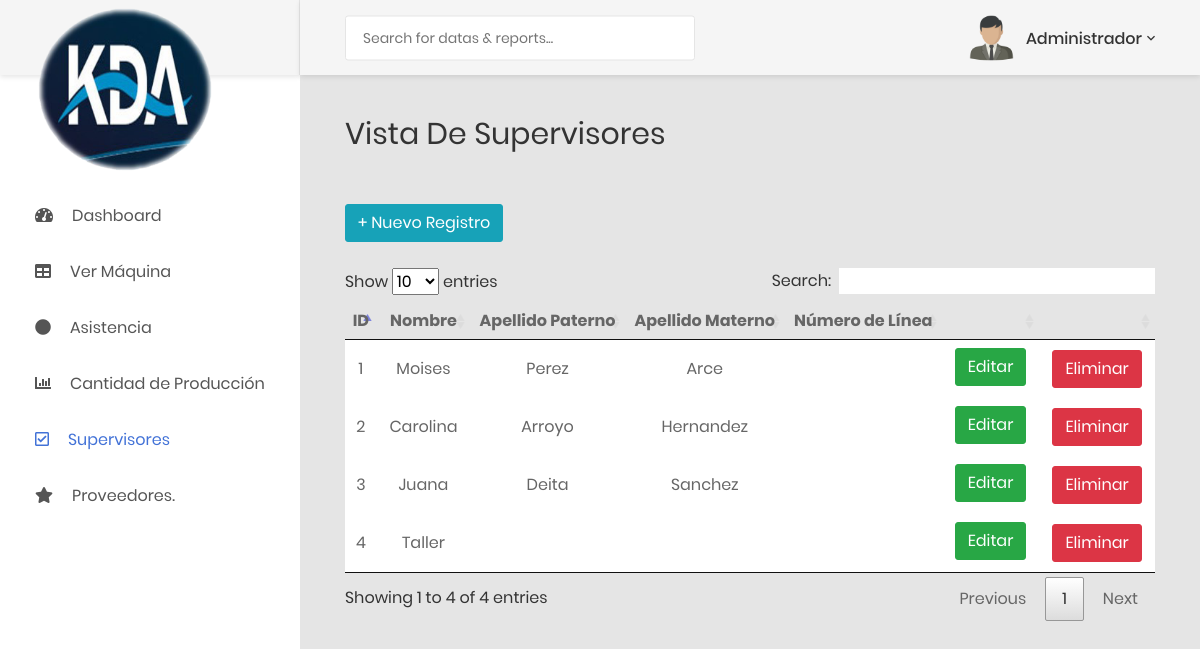
Page /panel/ver_supervisor.php (signed in) on the committed database.
### tables this page shows
CREATE TABLE `supervisor` (
  `id_supervisor` int(11) NOT NULL,
  `Nombre` varchar(45) NOT NULL,
  `ap_paterno` varchar(45) DEFAULT NULL,
  `ap_materno` varchar(45) DEFAULT NULL,
  `hrs_trabajadas` varchar(65) NOT NULL
);

### panel/ver_supervisor.php (the view, shortened to what this page needs)
<?php
	include('conexion.php');
?>
<!DOCTYPE html>
<html lang="en">
<head>
    <link href="../css/font-face.css" rel="stylesheet" media="all">
    <link href="../vendor/font-awesome-4.7/css/font-awesome.min.css" rel="stylesheet" media="all">
    <link href="../vendor/font-awesome-5/css/fontawesome-all.min.css" rel="stylesheet" media="all">
    <link href="../vendor/mdi-font/css/material-design-iconic-font.min.css" rel="stylesheet" media="all">
    <link href="../vendor/bootstrap-4.1/bootstrap.min.css" rel="stylesheet" media="all">
    <link href="../vendor/animsition/animsition.min.css" rel="stylesheet" media="all">
    <link href="../vendor/bootstrap-progressbar/bootstrap-progressbar-3.3.4.min.css" rel="stylesheet" media="all">
    <link href="../vendor/wow/animate.css" rel="stylesheet" media="all">
    <link href="../vendor/css-hamburgers/hamburgers.min.css" rel="stylesheet" media="all">
    <link href="../vendor/slick/slick.css" rel="stylesheet" media="all">
    <link href="../vendor/select2/select2.min.css" rel="stylesheet" media="all">
    <link href="../vendor/perfect-scrollbar/perfect-scrollbar.css" rel="stylesheet" media="all">
    <link href="../css/theme.css" rel="stylesheet" media="all">
    <link href="../css/style.css" rel="stylesheet" media="all">
	<link rel="stylesheet" type="text/css" href="../plugins/data-tables/DataTables-1.10.18/css/jquery.dataTables.min.css">
</head>
<body class="animsition">
    <div class="page-wrapper">
        <aside class="menu-sidebar d-none d-lg-block">
            <div class="logo">
                <a href="./dashboard.php">
                    <br><br><br><br><img src="../images/kda1.png" alt="" width="180px"/>
                </a>
            </div>
            <br><br><br>
            <div class="menu-sidebar__content js-scrollbar1">
                <nav class="navbar-sidebar">
                    <ul class="list-unstyled navbar__list">
                           <li class=" has-sub">
                                    <a class="js-arrow" href="./dashboard.php">
                                    <i class="fas fa-tachometer-alt"></i>Dashboard</a>
                                </li>
                                <?php
                            if($_SESSION['id_roluser'] == 1){
                                echo
                                '
                                <li class=" has-sub">
                                    <a class="js-arrow" href="verma.php">
                                        <i class="fas fa-table"></i>Ver Máquina</a>
                                    <!--<ul class="list-unstyled navbar__sub-list js-sub-list">
                                        <li class=" has-sub">
                                            <a href="registro_producto.php">Registrar Nuevo Producto</a>
                                        </li>
                                        <li>
                                            <a href="ver_producto.php">Ver Productos Existentes</a>
                                        </li>
                                    </ul>-->
                                 </li>';
                                }
                                ?>
                                <?php
                                        if(($_SESSION['id_roluser'] == 3) || ($_SESSION['id_roluser'] == 5) || ($_SESSION['id_roluser'] == 4 || ($_SESSION['id_roluser'] == 1))){
                                            echo'
                                                <li class="has-sub">
                                                    <a class="js-arrow" href="asistencia.php">
                                                    <i class="fas fa-circle"></i>Asistencia</a>
                                                </li>
                                            ';
                                        }
                                    ?>
                               <li class=" has-sub">
                                       <a class="js-arrow" href="#">
                                            <i class="fas fa-chart-bar"></i>Cantidad de Producción</a>
                                    </li>
                                <?php
                                if(($_SESSION['id_roluser'] == 1)){
                                    echo
                                    '<li class="active has-sub">
                                        <a class="js-arrow" href="#">
                                            <i class="far fa-check-square"></i>Supervisores</a>
                                        <ul class="list-unstyled navbar__sub-list js-sub-list">
                                            ';
                                }?>
                                    <?php
                                if($_SESSION['id_roluser'] == 1){
                                    echo
                                            '<li class=" has-sub">
                                                    <a href="nominasuper.php">Nómina</a>
                                            </li>
                                            <li class="active  has-sub">
                                                <a href="ver_supervisor.php">Ver Supervisor</a>
                                            </li>
                                        </ul>
                                    </li>
                                    <li class="has-sub">
                                        <a class="js-arrow" href="#">
                                            <i class="fas fa-star"></i>Proveedores.</a>
                                        <ul class="list-unstyled navbar__sub-list js-sub-list">
                                            <li>
                                                <a href="ver_proveedor.php">Ver Proveedores</a>
                                            </li>
                                        </ul>
                                    </li>';
                                }
                            ?>
                        </ul>
                </nav>
            </div>
        </aside>
        <div class="page-container">
            <header class="header-desktop">
                <div class="section__content section__content--p30">
                    <div class="container-fluid">
                        <div class="header-wrap">
                            <form class="form-header" action="" method="POST">
                                <input class="au-input au-input--xl" type="text" name="search" placeholder="Search for datas &amp; reports..." />
                            </form>
                            <div class="header-button">
                                <div class="account-wrap">
                                    <div class="account-item clearfix js-item-menu">
                                        <div class="image">
                                            <img src="../images/user.png" alt="" width="300px" />
                                        </div>
                                        <div class="content">
                                            <a class="js-acc-btn" href="#"><?php echo $_SESSION['nombre']; ?></a>
                                        </div>
                                    </div>
                                </div>
                            </div>
                        </div>
                    </div>
                </div>
            </header>
            <div class="main-content">
                <div class="section__content section__content--p30">
                    <div class="container-fluid">
                        <div class="row">
                            <div class="col-md-12">
                                <div class="overview-wrap">
                                    <h2 class="title-1">Vista de Supervisores</h2>
                                </div>
                            </div>
                        </div>
						<br><br>
						<div>
							<?php
								$query = 'SELECT * FROM supervisor;';
								$query_result = mysqli_query($conecta,$query);
							?>
						<a href="registro_supervisor.php"><button type="button" class="btn btn-info"> + Nuevo Registro</button></a>
						<br><br>
						<table id="productos" style="text-align:center">
								<thead style="">
									<th>ID</th>
									<th>Nombre</th>
									<th>Apellido Paterno</th>
									<th>Apellido Materno</th>
				                    <th>Número de Línea</th>
									<th></th>
									<th></th>
								</thead>
								<tbody style="text-align:center;">
									<?php
										while(($row = mysqli_fetch_array($query_result)) != null){
											echo '<tr>
                                            <div data-toggle="modal" data-target="#modalAsistencia" onclick="llenarDatos('.$row[1].' '.$row[2].' '.$row[3].')">
												<td>'.$row[0].'</td>
                                            </div>
												<td>'.$row[1].'</td>
												<td>'.$row[2].'</td>
												<td>'.$row[3].'</td>
                                                <td>'.$row[5].'</td>
												<td><button type="button" class="btn btn-success mb-1" data-toggle="modal" data-target="#staticModal"">Editar</button></td>
												<td><a href=eliminar_supervisor.php?id='.$row[0].'><button type="button" class="btn btn-danger">Eliminar</button></a></td>
											</tr>';
										}
									?>
								</tbody>
							</table>
						</div>
						<br>
                    </div>
                </div>
            </div>
        </div>
    </div>
</body>
</html>

### rows in the picture
supervisor: id_supervisor "1", Nombre "Moises", ap_paterno "Perez", ap_materno "Arce"
supervisor: id_supervisor "2", Nombre "Carolina", ap_paterno "Arroyo", ap_materno "Hernandez"
supervisor: id_supervisor "3", Nombre "Juana", ap_paterno "Deita", ap_materno "Sanchez"
supervisor: id_supervisor "4", Nombre "Taller"

### other values in the picture
$_SESSION['nombre'] "Administrador"
